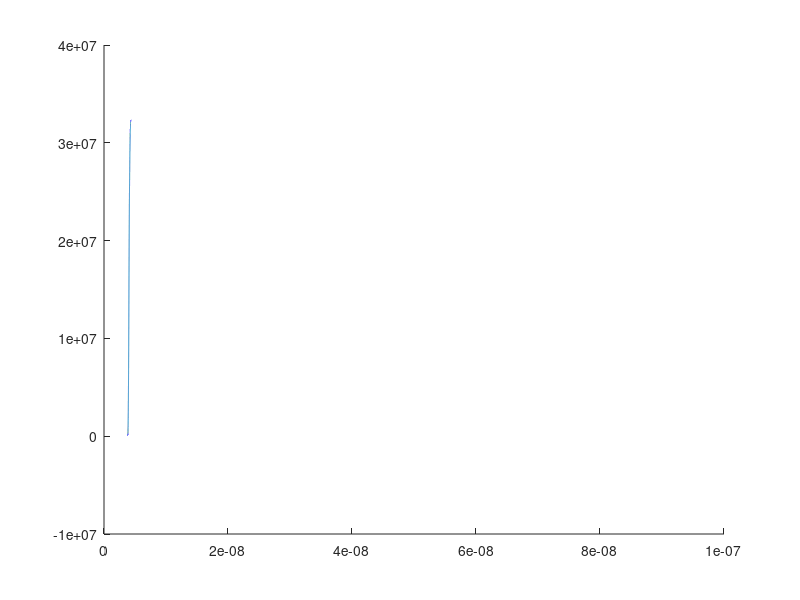

Reproduce this figure in MATLAB. (Note: this script raises an error after producing the figure.)
close all hidden;
clear all;

CY = 3;

l = 10.0e-12; % cerenkov sigma
theta = 2000e-12; % gamma time, parameter CR LB
tsk = 2e-9; % media trans
cer_min = theta; % cer min
cer_mean = theta + 2*l; % cer min

binning = 0.1e-12;
LY = 4000; % Light Yield 
t_d = 30.3e-09; % decay time
t_r = 70e-12; % rise time
s = 66e-12; % sigma trans

a = LY / CY * (1 / (1 + LY/CY)); % normalization light yield
b = 1 / (1 + LY / CY); % normalization cerenkov yield

%a = 1.;
%b = 0.;

%norm_s = 1.0 / (t_d-t_r); % normalization shao
norm_s = 1.0 / (t_d-t_r); % normalization shao

%norm_irf = 2 / sqrt(pi) / sqrt(2) / s / erfc(- tsk / s / sqrt(2)); % normalization gaussian
norm_irf = 1. / (s * sqrt(pi / 2) * (1 + erf(tsk / sqrt(2) / s)));

%norm_c =  1. / l / sqrt(2. * pi) * (1. + l / 2. * sqrt(2. * pi) * erfc(1. / sqrt(2) / l * (l + 4.*tsk_c))); % cerenkov normalization 
norm_c = 1. / (l * sqrt(pi / 2) * (1 + erf((cer_mean - cer_min) / sqrt(2) / l)));

FS=@(t) (1.0/(sqrt(l*l+s*s)))*sqrt(pi/2)*l*s*norm_c*b*norm_irf*...
        (exp(-(tsk+cer_mean-t).*(tsk+cer_mean-t)/2/(l*l+s*s)).*...
          (erf((-tsk*l*l+cer_mean*s*s+l*l*(t-cer_min)-s*s*t+s*s*(t-cer_min))/(sqrt(2)*l*s*sqrt(l*l+s*s)))-...
          erf((-tsk*l*l+cer_mean*s*s-s*s*t)/(sqrt(2)*l*s*sqrt(l*l+s*s)))))+...
        sqrt(pi/2)*s*norm_irf*norm_s*a*...
        (exp((s*s-2*t*t_d+2*t_d*tsk+2*t_d*theta)/(2*t_d*t_d)).*...
	  (erf((t_d*(t-theta-tsk)-s*s)/(sqrt(2)*s*t_d))+...
          erf((t_d*tsk +s*s)/(sqrt(2)*s*t_d)))-...
        exp((s*s-2*t*t_r+2*t_r*tsk+2*t_r*theta)/(2*t_r*t_r)).*...
          (erf((t_r*(t-theta-tsk)-s*s)/(sqrt(2)*s*t_r))+...
	  erf((t_r*tsk +s*s)/(sqrt(2)*s*t_r))));

%  disp(CF(10e-09));
%  disp(a * norm_irf * s * sqrt(pi/2)*...
%             ((erf((10e-9-theta-tsk)/s/sqrt(2))+erf(tsk/s/sqrt(2)))+... 
%           (t_r/(t_d-t_r)*exp((-2*10e-9*t_r+2*t_r*theta+2*t_r*tsk+s*s)/2/t_r/t_r).*...
%             (erf((10e-9-theta-tsk-s*s/t_r)/(s*sqrt(2)))+erf((tsk+s*s/t_r)/s/sqrt(2))))-...
%           (t_d/(t_d-t_r)*exp((-2*10e-9*t_d+2*t_d*theta+2*t_d*tsk+s*s)/2/t_d/t_d).*...
%            (erf((10e-9-theta-tsk-s*s/t_d)/s/sqrt(2))+erf((tsk+s*s/t_d)/s/sqrt(2))))));

%  FSC=@(t) nchoosek(N, n)*n*...
%          ((b * norm_irf * sqrt(pi / 2) * s *... 
%          (erf((t-tsk-cer_mean)/(s*sqrt(2))) + erf((tsk+cer_mean)/(s*sqrt(2)))) + ...
%            a*norm_irf*s*sqrt(pi/2)*...
%           ((erf((t-theta-tsk)/s/sqrt(2))+erf(tsk/s/sqrt(2)))+...
%            (t_r/(t_d-t_r)*exp((-2*t*t_r+2*t_r*theta+2*t_r*tsk+s*s)/2/t_r/t_r).*...
%               (erf((t-theta-tsk-s*s/t_r)/(s*sqrt(2)))+erf((tsk+s*s/t_r)/s/sqrt(2))))-...
%            (t_d/(t_d-t_r)*exp((-2*t*t_d+2*t_d*theta+2*t_d*tsk+s*s)/2/t_d/t_d).*...
%               (erf((t-theta-tsk-s*s/t_d)/s/sqrt(2))+erf((tsk+s*s/t_d)/s/sqrt(2)))))).^(n-1)).*...
%          ( (1 - (b * norm_irf * sqrt(pi / 2) * s *... 
%          (erf((t-tsk-cer_mean)/(s*sqrt(2))) + erf((tsk+cer_mean)/(s*sqrt(2)))) + ...
%            a*norm_irf*s*sqrt(pi/2)*...
%           ((erf((t-theta-tsk)/s/sqrt(2))+erf(tsk/s/sqrt(2)))+...
%            (t_r/(t_d-t_r)*exp((-2*t*t_r+2*t_r*theta+2*t_r*tsk+s*s)/2/t_r/t_r).*...
%               (erf((t-theta-tsk-s*s/t_r)/(s*sqrt(2)))+erf((tsk+s*s/t_r)/s/sqrt(2))))-...
%            (t_d/(t_d-t_r)*exp((-2*t*t_d+2*t_d*theta+2*t_d*tsk+s*s)/2/t_d/t_d).*...
%               (erf((t-theta-tsk-s*s/t_d)/s/sqrt(2))+erf((tsk+s*s/t_d)/s/sqrt(2))))))).^(N-n)).*...
%  	( (1.0/(sqrt(l*l+s*s)))*sqrt(pi/2)*l*s*norm_c*b*norm_irf*...
%          (exp(-(tsk+cer_mean-t).*(tsk+cer_mean-t)/2/(l*l+s*s)).*...
%  	  ( erf((-tsk*l*l+cer_mean*s*s+l*l*(t-cer_min)-s*s*t+s*s*(t-cer_min))/(sqrt(2)*l*s*sqrt(l*l+s*s)))-...
%              erf((-tsk*l*l+cer_mean*s*s-s*s*t)/(sqrt(2)*l*s*sqrt(l*l+s*s)))))+...
%  	sqrt(pi/2)*s*norm_irf*norm_s*a*...
%            (exp((s*s-2*t*t_d+2*t_d*tsk+2*t_d*theta)/(2*t_d*t_d)).*...
%  	    (erf((t_d*(t-theta-tsk)-s*s)/(sqrt(2)*s*t_d))+erf((t_d*tsk +s*s)/(sqrt(2)*s*t_d)))+...
%             exp((s*s-2*t*t_r+2*t_r*tsk+2*t_r*theta)/(2*t_r*t_r)).*...
%              (erf((t_r*(t-theta-tsk)-s*s)/(sqrt(2)*s*t_r))+erf((t_r*tsk +s*s)/(sqrt(2)*s*t_r)))));
%  
%  a = 1;
%  b = 0;
%  disp(a);
%  disp(b);
%  FS=@(t) nchoosek(N, n)*n*...
%          ((erf((t-theta-tsk)/s/sqrt(2))+erf(tsk/s/sqrt(2)))+...
%            (t_r/(t_d-t_r)*exp((-2*t*t_r+2*t_r*theta+2*t_r*tsk+s*s)/2/t_r/t_r).*...
%               (erf((t-theta-tsk-s*s/t_r)/(s*sqrt(2)))+erf((tsk+s*s/t_r)/s/sqrt(2))))-...
%            (t_d/(t_d-t_r)*exp((-2*t*t_d+2*t_d*theta+2*t_d*tsk+s*s)/2/t_d/t_d).*...
%               (erf((t-theta-tsk-s*s/t_d)/s/sqrt(2))+erf((tsk+s*s/t_d)/s/sqrt(2))))).^(n-1).*...
%          ( (1 - (a*norm_irf*s*sqrt(pi/2)*...
%           ((erf((t-theta-tsk)/s/sqrt(2))+erf(tsk/s/sqrt(2)))+...
%            (t_r/(t_d-t_r)*exp((-2*t*t_r+2*t_r*theta+2*t_r*tsk+s*s)/2/t_r/t_r).*...
%               (erf((t-theta-tsk-s*s/t_r)/(s*sqrt(2)))+erf((tsk+s*s/t_r)/s/sqrt(2))))-...
%            (t_d/(t_d-t_r)*exp((-2*t*t_d+2*t_d*theta+2*t_d*tsk+s*s)/2/t_d/t_d).*...
%               (erf((t-theta-tsk-s*s/t_d)/s/sqrt(2))+erf((tsk+s*s/t_d)/s/sqrt(2))))))).^(N-n)).*...
%  	( sqrt(pi/2)*s*norm_irf*norm_s*a*...
%            (exp((s*s-2*t*t_d+2*t_d*tsk+2*t_d*theta)/(2*t_d*t_d)).*...
%  	    (erf((t_d*(t-theta-tsk)-s*s)/(sqrt(2)*s*t_d))+erf((t_d*tsk +s*s)/(sqrt(2)*s*t_d)))+...
%             exp((s*s-2*t*t_r+2*t_r*tsk+2*t_r*theta)/(2*t_r*t_r)).*...
%              (erf((t_r*(t-theta-tsk)-s*s)/(sqrt(2)*s*t_r))+erf((t_r*tsk +s*s)/(sqrt(2)*s*t_r)))));
%  
%  %CFS=@(t) sum(nchoosek(N, (n:N))*(CF^(n:N))*((1-CF)^(N-(n:N))));
%  
%  disp(FS(10e-9));
%  disp(        ( (1 - (a*norm_irf*s*sqrt(pi/2)*...
%           ((erf((10e-9-theta-tsk)/s/sqrt(2))+erf(tsk/s/sqrt(2)))+...
%            (t_r/(t_d-t_r)*exp((-2*10e-9*t_r+2*t_r*theta+2*t_r*tsk+s*s)/2/t_r/t_r).*...
%               (erf((10e-9-theta-tsk-s*s/t_r)/(s*sqrt(2)))+erf((tsk+s*s/t_r)/s/sqrt(2))))-...
%            (t_d/(t_d-t_r)*exp((-2*10e-9*t_d+2*t_d*theta+2*t_d*tsk+s*s)/2/t_d/t_d).*...
%               (erf((10e-9-theta-tsk-s*s/t_d)/s/sqrt(2))+erf((tsk+s*s/t_d)/s/sqrt(2))))))).^(N-n)));

x=0*s:binning:100e-9;

figure;
hold on;
plot(x,FS(x)); 
plot(x,gradient(FS(x)),'red');

FSnum=FS(x);
dFSnum=-gradient(FSnum)/binning;
gpd=find(FSnum(1:length(FSnum))~=0);
I=sum(1./FSnum(gpd).*dFSnum(gpd).^2*binning); %Fisher information
CTR=sqrt(1/I*1/(LY+CY))*3.33*1e12; %CTR

disp(CTR);
disp(nchoosek(N, n));